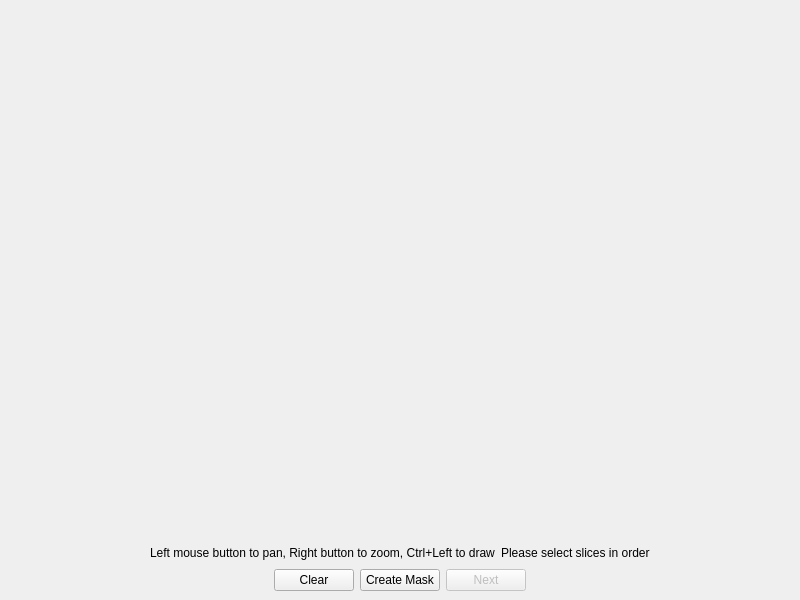
<?xml version="1.0" encoding="UTF-8"?>
<ui version="4.0">
 <class>MainWindow</class>
 <widget class="QMainWindow" name="MainWindow">
  <property name="geometry">
   <rect>
    <x>0</x>
    <y>0</y>
    <width>800</width>
    <height>600</height>
   </rect>
  </property>
  <property name="windowTitle">
   <string>MainWindow</string>
  </property>
  <widget class="QWidget" name="centralwidget">
   <layout class="QVBoxLayout" name="verticalLayout_2">
    <property name="spacing">
     <number>0</number>
    </property>
    <property name="leftMargin">
     <number>0</number>
    </property>
    <property name="topMargin">
     <number>0</number>
    </property>
    <property name="rightMargin">
     <number>0</number>
    </property>
    <property name="bottomMargin">
     <number>0</number>
    </property>
    <item>
     <widget class="WidgetImageView" name="widgetImageView" native="true">
      <property name="sizePolicy">
       <sizepolicy hsizetype="Preferred" vsizetype="Preferred">
        <horstretch>0</horstretch>
        <verstretch>1</verstretch>
       </sizepolicy>
      </property>
      <property name="minimumSize">
       <size>
        <width>200</width>
        <height>100</height>
       </size>
      </property>
     </widget>
    </item>
    <item>
     <widget class="QFrame" name="frame">
      <property name="frameShape">
       <enum>QFrame::NoFrame</enum>
      </property>
      <property name="frameShadow">
       <enum>QFrame::Raised</enum>
      </property>
      <layout class="QVBoxLayout" name="verticalLayout">
       <item>
        <layout class="QHBoxLayout" name="horizontalLayout">
         <item>
          <spacer name="horizontalSpacer">
           <property name="orientation">
            <enum>Qt::Horizontal</enum>
           </property>
           <property name="sizeHint" stdset="0">
            <size>
             <width>40</width>
             <height>20</height>
            </size>
           </property>
          </spacer>
         </item>
         <item>
          <widget class="QLabel" name="label_2">
           <property name="text">
            <string>Left mouse button to pan, Right button to zoom, Ctrl+Left to draw</string>
           </property>
          </widget>
         </item>
         <item>
          <widget class="QLabel" name="label">
           <property name="text">
            <string>Please select slices in order</string>
           </property>
          </widget>
         </item>
         <item>
          <spacer name="horizontalSpacer_2">
           <property name="orientation">
            <enum>Qt::Horizontal</enum>
           </property>
           <property name="sizeHint" stdset="0">
            <size>
             <width>40</width>
             <height>20</height>
            </size>
           </property>
          </spacer>
         </item>
        </layout>
       </item>
       <item>
        <layout class="QHBoxLayout" name="horizontalLayout_2">
         <item>
          <spacer name="horizontalSpacer_3">
           <property name="orientation">
            <enum>Qt::Horizontal</enum>
           </property>
           <property name="sizeHint" stdset="0">
            <size>
             <width>40</width>
             <height>20</height>
            </size>
           </property>
          </spacer>
         </item>
         <item>
          <widget class="QPushButton" name="pushButtonClear">
           <property name="text">
            <string>Clear</string>
           </property>
          </widget>
         </item>
         <item>
          <widget class="QPushButton" name="pushButtonCreateMask">
           <property name="text">
            <string>Create Mask</string>
           </property>
          </widget>
         </item>
         <item>
          <widget class="QPushButton" name="pushButtonNext">
           <property name="enabled">
            <bool>false</bool>
           </property>
           <property name="text">
            <string>Next</string>
           </property>
          </widget>
         </item>
         <item>
          <spacer name="horizontalSpacer_4">
           <property name="orientation">
            <enum>Qt::Horizontal</enum>
           </property>
           <property name="sizeHint" stdset="0">
            <size>
             <width>40</width>
             <height>20</height>
            </size>
           </property>
          </spacer>
         </item>
        </layout>
       </item>
      </layout>
     </widget>
    </item>
   </layout>
  </widget>
  <widget class="QMenuBar" name="menubar">
   <property name="geometry">
    <rect>
     <x>0</x>
     <y>0</y>
     <width>800</width>
     <height>22</height>
    </rect>
   </property>
  </widget>
 </widget>
 <customwidgets>
  <customwidget>
   <class>WidgetImageView</class>
   <extends>QWidget</extends>
   <header location="global">WidgetImageView.h</header>
   <container>1</container>
  </customwidget>
 </customwidgets>
 <resources/>
 <connections/>
</ui>
